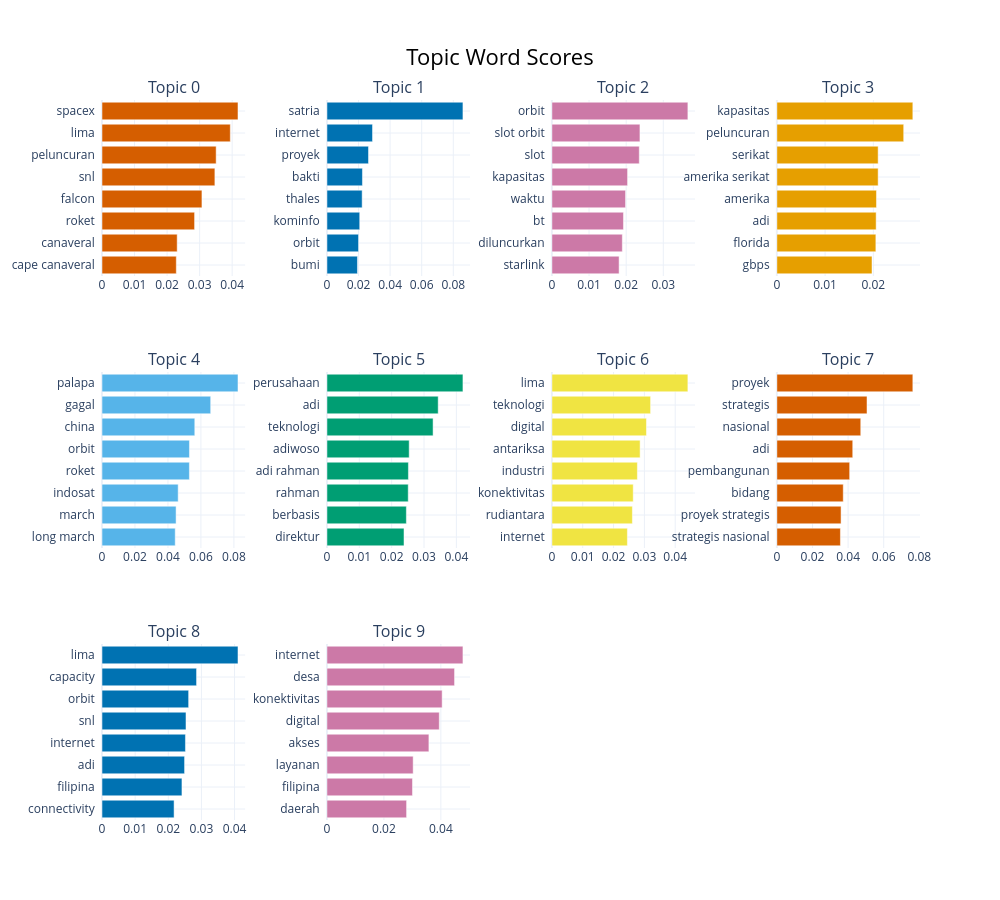

The notebook cell this image was saved under:
### Markdown cell above
here i will visualize the topcs by the top keywords per topic and their score (c-TF-IDF) weight and how many articles falls into each topic

### Code cell
topic_model.visualize_barchart(top_n_topics=12, n_words=8, height=300)

### Figure 1 — Plotly figure (JSON) as saved in the notebook; plotly's stock layout.template omitted (floating-point values rounded to 4 significant figures)
{"data": [{"marker": {"color": "#D55E00"}, "orientation": "h", "type": "bar", "x": [0.02283, 0.0231, 0.02845, 0.03071, 0.03469, 0.03508, 0.03943, 0.04179], "xaxis": "x", "y": ["cape canaveral  ", "canaveral  ", "roket  ", "falcon  ", "snl  ", "peluncuran  ", "lima  ", "spacex  "], "yaxis": "y"}, {"marker": {"color": "#0072B2"}, "orientation": "h", "type": "bar", "x": [0.01933, 0.02, 0.02075, 0.02229, 0.02248, 0.02632, 0.02886, 0.08613], "xaxis": "x2", "y": ["bumi  ", "orbit  ", "kominfo  ", "thales  ", "bakti  ", "proyek  ", "internet  ", "satria  "], "yaxis": "y2"}, {"marker": {"color": "#CC79A7"}, "orientation": "h", "type": "bar", "x": [0.01809, 0.01896, 0.01927, 0.01984, 0.02038, 0.02353, 0.02371, 0.03662], "xaxis": "x3", "y": ["starlink  ", "diluncurkan  ", "bt  ", "waktu  ", "kapasitas  ", "slot  ", "slot orbit  ", "orbit  "], "yaxis": "y3"}, {"marker": {"color": "#E69F00"}, "orientation": "h", "type": "bar", "x": [0.01973, 0.02052, 0.02058, 0.02065, 0.021, 0.021, 0.0263, 0.02819], "xaxis": "x4", "y": ["gbps  ", "florida  ", "adi  ", "amerika  ", "amerika serikat  ", "serikat  ", "peluncuran  ", "kapasitas  "], "yaxis": "y4"}, {"marker": {"color": "#56B4E9"}, "orientation": "h", "type": "bar", "x": [0.04441, 0.04493, 0.0462, 0.053, 0.05303, 0.05627, 0.06592, 0.08248], "xaxis": "x5", "y": ["long march  ", "march  ", "indosat  ", "roket  ", "orbit  ", "china  ", "gagal  ", "palapa  "], "yaxis": "y5"}, {"marker": {"color": "#009E73"}, "orientation": "h", "type": "bar", "x": [0.02382, 0.02455, 0.02512, 0.02518, 0.02542, 0.0328, 0.03438, 0.04203], "xaxis": "x6", "y": ["direktur  ", "berbasis  ", "rahman  ", "adi rahman  ", "adiwoso  ", "teknologi  ", "adi  ", "perusahaan  "], "yaxis": "y6"}, {"marker": {"color": "#F0E442"}, "orientation": "h", "type": "bar", "x": [0.02449, 0.02611, 0.02638, 0.02773, 0.02862, 0.03067, 0.03201, 0.04411], "xaxis": "x7", "y": ["internet  ", "rudiantara  ", "konektivitas  ", "industri  ", "antariksa  ", "digital  ", "teknologi  ", "lima  "], "yaxis": "y7"}, {"marker": {"color": "#D55E00"}, "orientation": "h", "type": "bar", "x": [0.03569, 0.03605, 0.03728, 0.04088, 0.04261, 0.04711, 0.05062, 0.07635], "xaxis": "x8", "y": ["strategis nasional  ", "proyek strategis  ", "bidang  ", "pembangunan  ", "adi  ", "nasional  ", "strategis  ", "proyek  "], "yaxis": "y8"}, {"marker": {"color": "#0072B2"}, "orientation": "h", "type": "bar", "x": [0.02175, 0.02412, 0.02491, 0.02518, 0.02534, 0.02614, 0.02853, 0.04103], "xaxis": "x9", "y": ["connectivity  ", "filipina  ", "adi  ", "internet  ", "snl  ", "orbit  ", "capacity  ", "lima  "], "yaxis": "y9"}, {"marker": {"color": "#CC79A7"}, "orientation": "h", "type": "bar", "x": [0.02796, 0.03003, 0.03027, 0.0358, 0.03944, 0.04045, 0.0448, 0.04775], "xaxis": "x10", "y": ["daerah  ", "filipina  ", "layanan  ", "akses  ", "digital  ", "konektivitas  ", "desa  ", "internet  "], "yaxis": "y10"}], "layout": {"annotations": [{"font": {"size": 16}, "showarrow": false, "text": "Topic 0", "x": 0.0875, "xanchor": "center", "xref": "paper", "y": 1, "yanchor": "bottom", "yref": "paper"}, {"font": {"size": 16}, "showarrow": false, "text": "Topic 1", "x": 0.3625, "xanchor": "center", "xref": "paper", "y": 1, "yanchor": "bottom", "yref": "paper"}, {"font": {"size": 16}, "showarrow": false, "text": "Topic 2", "x": 0.6375, "xanchor": "center", "xref": "paper", "y": 1, "yanchor": "bottom", "yref": "paper"}, {"font": {"size": 16}, "showarrow": false, "text": "Topic 3", "x": 0.9125, "xanchor": "center", "xref": "paper", "y": 1, "yanchor": "bottom", "yref": "paper"}, {"font": {"size": 16}, "showarrow": false, "text": "Topic 4", "x": 0.0875, "xanchor": "center", "xref": "paper", "y": 0.6222, "yanchor": "bottom", "yref": "paper"}, {"font": {"size": 16}, "showarrow": false, "text": "Topic 5", "x": 0.3625, "xanchor": "center", "xref": "paper", "y": 0.6222, "yanchor": "bottom", "yref": "paper"}, {"font": {"size": 16}, "showarrow": false, "text": "Topic 6", "x": 0.6375, "xanchor": "center", "xref": "paper", "y": 0.6222, "yanchor": "bottom", "yref": "paper"}, {"font": {"size": 16}, "showarrow": false, "text": "Topic 7", "x": 0.9125, "xanchor": "center", "xref": "paper", "y": 0.6222, "yanchor": "bottom", "yref": "paper"}, {"font": {"size": 16}, "showarrow": false, "text": "Topic 8", "x": 0.0875, "xanchor": "center", "xref": "paper", "y": 0.2444, "yanchor": "bottom", "yref": "paper"}, {"font": {"size": 16}, "showarrow": false, "text": "Topic 9", "x": 0.3625, "xanchor": "center", "xref": "paper", "y": 0.2444, "yanchor": "bottom", "yref": "paper"}], "height": 900, "hoverlabel": {"bgcolor": "white", "font": {"family": "Rockwell", "size": 16}}, "showlegend": false, "title": {"font": {"color": "Black", "size": 22}, "text": "Topic Word Scores", "x": 0.5, "xanchor": "center", "yanchor": "top"}, "width": 1000, "xaxis": {"anchor": "y", "domain": [0, 0.175], "showgrid": true}, "xaxis10": {"anchor": "y10", "domain": [0.275, 0.45], "showgrid": true}, "xaxis11": {"anchor": "y11", "domain": [0.55, 0.725], "showgrid": true}, "xaxis12": {"anchor": "y12", "domain": [0.825, 1], "showgrid": true}, "xaxis2": {"anchor": "y2", "domain": [0.275, 0.45], "showgrid": true}, "xaxis3": {"anchor": "y3", "domain": [0.55, 0.725], "showgrid": true}, "xaxis4": {"anchor": "y4", "domain": [0.825, 1], "showgrid": true}, "xaxis5": {"anchor": "y5", "domain": [0, 0.175], "showgrid": true}, "xaxis6": {"anchor": "y6", "domain": [0.275, 0.45], "showgrid": true}, "xaxis7": {"anchor": "y7", "domain": [0.55, 0.725], "showgrid": true}, "xaxis8": {"anchor": "y8", "domain": [0.825, 1], "showgrid": true}, "xaxis9": {"anchor": "y9", "domain": [0, 0.175], "showgrid": true}, "yaxis": {"anchor": "x", "domain": [0.7556, 1], "showgrid": true}, "yaxis10": {"anchor": "x10", "domain": [0, 0.2444], "showgrid": true}, "yaxis11": {"anchor": "x11", "domain": [0, 0.2444], "showgrid": true}, "yaxis12": {"anchor": "x12", "domain": [0, 0.2444], "showgrid": true}, "yaxis2": {"anchor": "x2", "domain": [0.7556, 1], "showgrid": true}, "yaxis3": {"anchor": "x3", "domain": [0.7556, 1], "showgrid": true}, "yaxis4": {"anchor": "x4", "domain": [0.7556, 1], "showgrid": true}, "yaxis5": {"anchor": "x5", "domain": [0.3778, 0.6222], "showgrid": true}, "yaxis6": {"anchor": "x6", "domain": [0.3778, 0.6222], "showgrid": true}, "yaxis7": {"anchor": "x7", "domain": [0.3778, 0.6222], "showgrid": true}, "yaxis8": {"anchor": "x8", "domain": [0.3778, 0.6222], "showgrid": true}, "yaxis9": {"anchor": "x9", "domain": [0, 0.2444], "showgrid": true}}}
